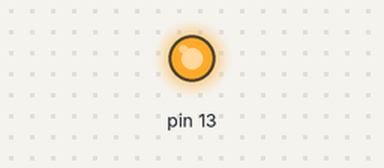
Simulated run of this sketch. Board: Arduino Uno, built with avr-gcc and run on an emulated ATmega328P. Parts: output pins drawn as LEDs (lit = HIGH).

Above: at 2.5 s.
At 7.5 s:
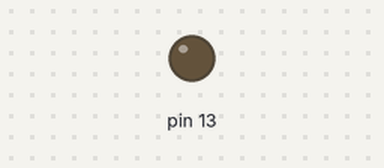
Timing chart, 0 to 13.0 s (numbered marks = the images above):
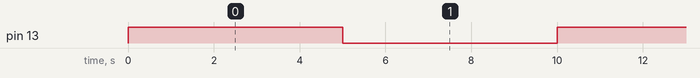

The sketch:

Master_LED.ino
```cpp
#include <SoftwareSerial.h>

SoftwareSerial BTSerial(2,3); // RX,TX

void setup() {
pinMode(13, OUTPUT);
Serial.begin(9600);
BTSerial.begin(38400);
}

void loop() {

  digitalWrite(13,HIGH);
  BTSerial.println("1");
  delay(5000);

  digitalWrite(13,LOW);
  BTSerial.println("0");
  delay(5000);
}
```

Measured:
- by itself, pin 13: alternates HIGH for 5.0 s and LOW for 5.0 s
